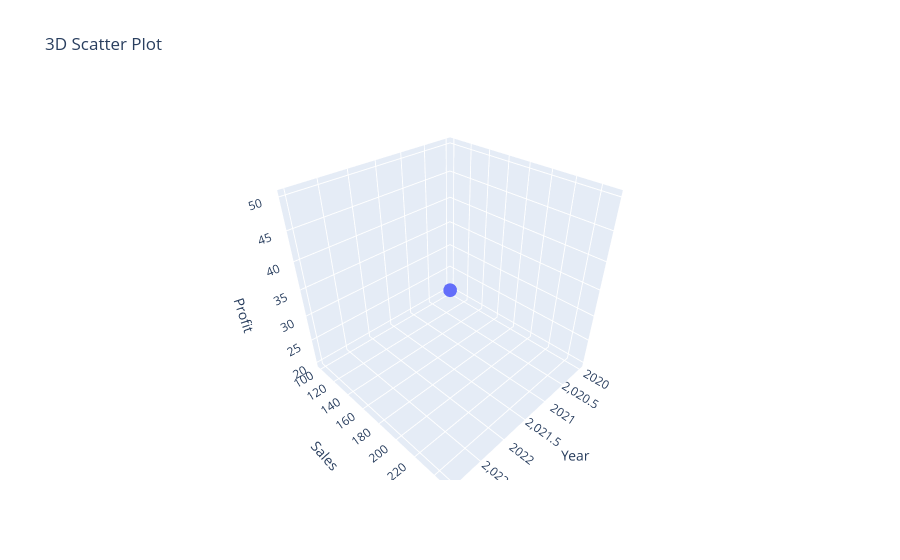

Notebook code for this chart:
### Code cell
fig = px.scatter_3d(new_data, x='Year', y='Sales', z='Profit', title= "3D Scatter Plot")
fig.show()

### Figure 1 — Plotly figure (JSON) as saved in the notebook; plotly's stock layout.template omitted (floating-point values rounded to 4 significant figures)
{"data": [{"hovertemplate": "Year=%{x}<br>Sales=%{y}<br>Profit=%{z}<extra></extra>", "legendgroup": "", "marker": {"color": "#636efa", "symbol": "circle"}, "mode": "markers", "name": "", "scene": "scene", "showlegend": false, "type": "scatter3d", "x": [2020, 2021, 2022, 2023], "y": [100, 150, 200, 250], "z": [20, 30, 40, 50]}], "layout": {"legend": {"tracegroupgap": 0}, "scene": {"domain": {"x": [0, 1], "y": [0, 1]}, "xaxis": {"title": {"text": "Year"}}, "yaxis": {"title": {"text": "Sales"}}, "zaxis": {"title": {"text": "Profit"}}}, "title": {"text": "3D Scatter Plot"}}}
